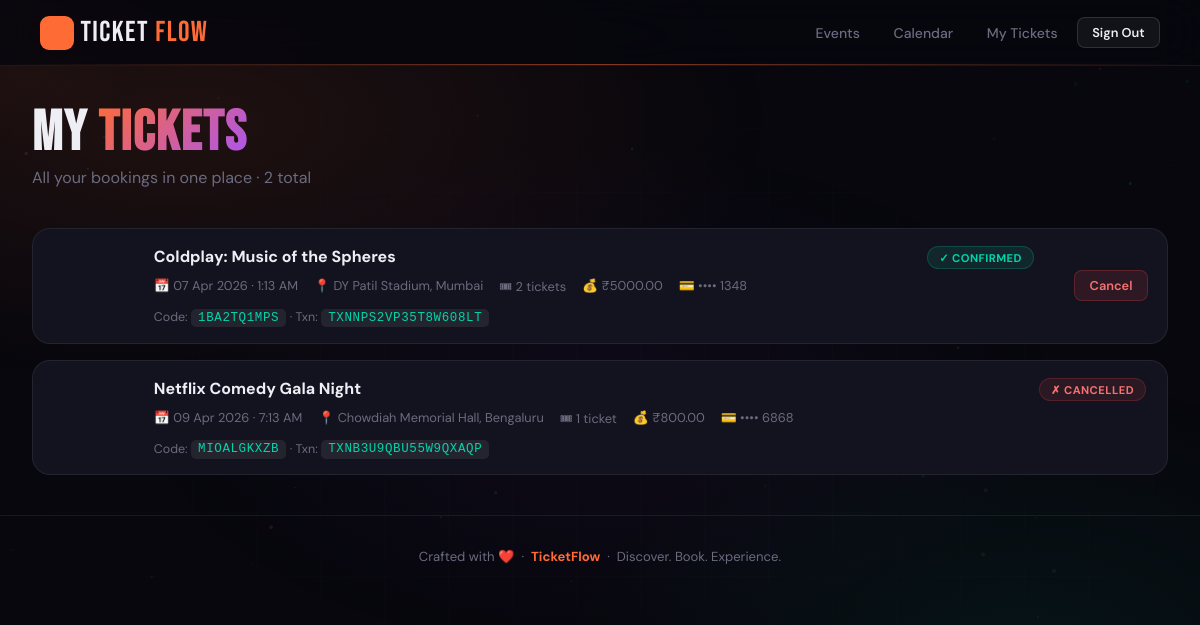
/my-bookings/ (signed in), run on the app's committed database.
### events/models.py (models this page shows, shortened)
class Booking(models.Model):
    STATUS_CHOICES = [
        ('pending_payment', 'Pending Payment'),
        ('confirmed', 'Confirmed'),
        ('cancelled', 'Cancelled'),
    ]
    user = models.ForeignKey(User, on_delete=models.CASCADE, related_name='bookings')
    event = models.ForeignKey(Event, on_delete=models.CASCADE, related_name='bookings')
    quantity = models.PositiveIntegerField(default=1)
    total_price = models.DecimalField(max_digits=10, decimal_places=2)
    status = models.CharField(max_length=20, choices=STATUS_CHOICES, default='pending_payment')
    booked_at = models.DateTimeField(auto_now_add=True)
    confirmation_code = models.CharField(max_length=12, unique=True)
    class Meta:
        ordering = ['-booked_at']

class Event(models.Model):
    title = models.CharField(max_length=200)
    description = models.TextField()
    category = models.ForeignKey(Category, on_delete=models.SET_NULL, null=True, blank=True)
    venue = models.CharField(max_length=200)
    city = models.CharField(max_length=100)
    date = models.DateTimeField()
    image_url = models.URLField(blank=True, default='')
    total_seats = models.PositiveIntegerField(default=100)
    booked_seats = models.PositiveIntegerField(default=0)
    price = models.DecimalField(max_digits=10, decimal_places=2)
    is_active = models.BooleanField(default=True)
    is_featured = models.BooleanField(default=False)
    created_at = models.DateTimeField(auto_now_add=True)
    class Meta:
        ordering = ['date']

class Payment(models.Model):
    STATUS_CHOICES = [
        ('pending', 'Pending'),
        ('success', 'Success'),
        ('failed', 'Failed'),
    ]
    booking = models.OneToOneField(Booking, on_delete=models.CASCADE, related_name='payment')
    card_last4 = models.CharField(max_length=4)
    card_holder = models.CharField(max_length=100)
    amount = models.DecimalField(max_digits=10, decimal_places=2)
    status = models.CharField(max_length=10, choices=STATUS_CHOICES, default='pending')
    transaction_id = models.CharField(max_length=24, unique=True)
    paid_at = models.DateTimeField(auto_now_add=True)

### events/views.py (the view)
# urls.py: path('my-bookings/', views.my_bookings, name='my_bookings'),
@login_required
def my_bookings(request):
    bookings = Booking.objects.filter(user=request.user).select_related('event', 'payment')
    return render(request, 'events/my_bookings.html', {'bookings': bookings})

### events/templates/events/my_bookings.html (shortened to what this page needs)
{% extends 'base.html' %}
{% block content %}
<div class="page-hdr fade-up">
  <h1 class="page-title">My <span>Tickets</span></h1>
  <p>All your bookings in one place · {{ bookings|length }} total</p>
</div>
{% if bookings %}
<div class="bookings-list stagger">
  {% for b in bookings %}
  <div class="booking-row card fade-up {% if b.status == 'cancelled' %}cancelled{% endif %}">
    <div class="br-img" style="background-image:url('{{ b.event.image_url|default:'https://picsum.photos/seed/'|add:b.event.pk|stringformat:'s'|add:'/200/200' }}')"></div>
    <div class="br-body">
      <div class="br-top">
        <div class="br-title"><a href="/event/{{ b.event.pk }}/">{{ b.event.title }}</a></div>
        {% if b.status == 'confirmed' %}<span class="badge badge-green">✓ Confirmed</span>
        {% else %}<span class="badge badge-red">✗ Cancelled</span>{% endif %}
      </div>
      <div class="br-info">
        <span>📅 {{ b.event.date|date:"d M Y · g:i A" }}</span>
        <span>📍 {{ b.event.venue }}, {{ b.event.city }}</span>
        <span>🎟 {{ b.quantity }} ticket{{ b.quantity|pluralize }}</span>
        <span>💰 ₹{{ b.total_price }}</span>
        {% if b.payment %}<span>💳 •••• {{ b.payment.card_last4 }}</span>{% endif %}
      </div>
      <div class="br-code">Code: <code>{{ b.confirmation_code }}</code>
        {% if b.payment %} · Txn: <code>{{ b.payment.transaction_id }}</code>{% endif %}
      </div>
    </div>
    {% if b.status == 'confirmed' %}
    <div class="br-actions">
      <form method="post" action="/booking/{{ b.pk }}/cancel/" onsubmit="return confirm('Cancel this booking?')">
        <button class="btn btn-danger btn-sm" type="submit">Cancel</button>
      </form>
    </div>
    {% endif %}
  </div>
  {% endfor %}
</div>
{% endif %}
{% endblock %}

### templates/base.html (style rules this page uses)
:root { --bg:#07070d;--surface:#0f0f1a;--card:#13131f;--card2:#1a1a2e; --border:rgba(255,255,255,0.07);--border2:rgba(255,255,255,0.13); --accent:#ff6b35;--accent2:#00d4aa;--accent3:#a855f7; --text:#eeeef5;--muted:#6b6b80;--radius:18px; --font-d:'Bebas Neue',sans-serif;--font-b:'DM Sans',sans-serif; --nav-h:66px; }
*,*::before,*::after { box-sizing:border-box;margin:0;padding:0 }
html { scroll-behavior:smooth }
body { background:var(--bg);color:var(--text);font-family:var(--font-b);min-height:100vh;overflow-x:hidden }
.btn { display:inline-flex;align-items:center;justify-content:center;gap:.4rem; padding:.55rem 1.3rem;border-radius:10px;font-family:var(--font-b); font-size:.875rem;font-weight:600;cursor:pointer;transition:all .25s; text-decoration:none;border:none;position:relative;overflow:hidden;white-space:nowrap }
.btn::after { content:'';position:absolute;inset:0; background:linear-gradient(135deg,rgba(255,255,255,.14),transparent); opacity:0;transition:opacity .3s }
.btn-danger { background:rgba(239,68,68,.12);color:#f87171;border:1px solid rgba(239,68,68,.25) }
.btn-sm { padding:.38rem .9rem;font-size:.8rem;border-radius:8px }
.card { background:var(--card);border:1px solid var(--border); border-radius:var(--radius);overflow:hidden; transition:all .35s cubic-bezier(.4,0,.2,1) }
.fade-up { opacity:0;transform:translateY(28px);animation:fadeUp .6s cubic-bezier(.4,0,.2,1) forwards }
.stagger>* { animation-fill-mode:both }
.stagger>*:nth-child(1) { animation-delay:.05s }
.stagger>*:nth-child(2) { animation-delay:.11s }
.badge { display:inline-flex;align-items:center;gap:.3rem;padding:.22rem .7rem; border-radius:999px;font-size:.7rem;font-weight:700;letter-spacing:.04em;text-transform:uppercase }
.badge-green { background:rgba(0,212,170,.1);color:var(--accent2);border:1px solid rgba(0,212,170,.2) }
.badge-red { background:rgba(239,68,68,.1);color:#f87171;border:1px solid rgba(239,68,68,.2) }
.page-title { font-family:var(--font-d);font-size:clamp(2rem,6vw,3.5rem); letter-spacing:.03em;line-height:1 }
.page-title span { -webkit-text-fill-color:transparent; background:linear-gradient(135deg,var(--accent),var(--accent3)); -webkit-background-clip:text;background-clip:text }

### events/templates/events/my_bookings.html (style rules this page uses)
.page-hdr { margin-bottom:2.5rem }
.page-hdr p { color:var(--muted);margin-top:.3rem }
.bookings-list { display:flex;flex-direction:column;gap:1rem }
.booking-row { background:var(--card);border:1px solid var(--border);border-radius:18px; overflow:hidden;transition:all .3s;display:grid; grid-template-columns:100px 1fr auto;align-items:center;gap:0 }
.booking-row.cancelled { opacity:.45 }
.br-img { height:100%;min-height:100px;background-size:cover;background-position:center;flex-shrink:0 }
.br-body { padding:1.1rem 1.3rem }
.br-top { display:flex;align-items:flex-start;justify-content:space-between;gap:.8rem;margin-bottom:.5rem;flex-wrap:wrap }
.br-title { font-size:1rem;font-weight:700 }
.br-title a { color:var(--text);text-decoration:none }
.br-info { display:flex;flex-wrap:wrap;gap:.4rem 1rem;font-size:.8rem;color:var(--muted);margin-bottom:.6rem }
.br-code { font-size:.78rem;color:var(--muted) }
.br-code code { background:rgba(255,255,255,.07);padding:.15rem .45rem;border-radius:5px;color:var(--accent2);font-family:monospace;letter-spacing:.05em }
.br-actions { padding:0 1.2rem;flex-shrink:0 }

### data on the page
Booking: event "Coldplay: Music of the Spheres", status "✓ CONFIRMED", event "07 Apr 2026 · 1:13 AM", event.venue "DY Patil Stadium", event.city "Mumbai", quantity "2", total_price "5000.00", payment.card_last4 "1348", confirmation_code "1BA2TQ1MPS", payment.transaction_id "TXNNPS2VP35T8W608LT"
Booking: event "Netflix Comedy Gala Night", status "✗ CANCELLED", event "09 Apr 2026 · 7:13 AM", event.venue "Chowdiah Memorial Hall", event.city "Bengaluru", quantity "1", total_price "800.00", payment.card_last4 "6868", confirmation_code "MIOALGKXZB", payment.transaction_id "TXNB3U9QBU55W9QXAQP"

### other printed values
{{ bookings|length }} "2"
